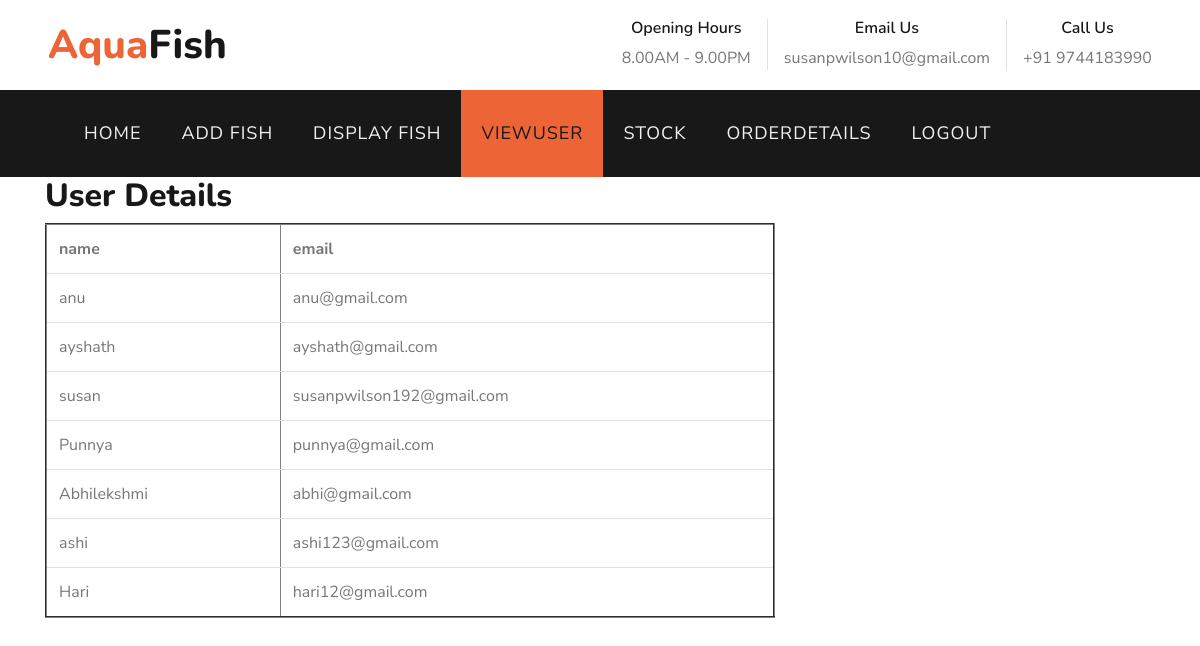
Page /viewuser on the committed database.
### myapps/models.py (models this page shows)
class register(models.Model):
    username=models.CharField(max_length=20)
    phone=models.IntegerField()
    email=models.EmailField()
    password=models.CharField(max_length=10)

### myapps/views.py (the view)
# urls.py: path('viewuser',views.viewuser),
def viewuser(a):
    cn=register.objects.all()
    return render(a,'viewuser.html',{'data':cn})

### template/viewuser.html (shortened to what this page needs)
<!DOCTYPE html>
<html lang="en">
<head>
    {% load static %}
    <link href="https://cdnjs.cloudflare.com/ajax/libs/font-awesome/5.10.0/css/all.min.css" rel="stylesheet">
    <link href="{% static 'lib/flaticon/font/flaticon.css' %}" rel="stylesheet">
    <link href="{% static 'lib/owlcarousel/assets/owl.carousel.min.css' %}" rel="stylesheet">
    <link href="{% static 'lib/tempusdominus/css/tempusdominus-bootstrap-4.min.css' %}" rel="stylesheet" />
    <link href="{% static 'css/halo.css' %}" rel="stylesheet">
</head>
<body>
        <div class="row py-3 px-lg-5">
            <div class="col-lg-4">
                <a href="" class="navbar-brand d-none d-lg-block">
                    <h1 class="m-0 display-5 text-capitalize"><span class="text-primary">Aqua</span>Fish</h1>
                </a>
            </div>
            <div class="col-lg-8 text-center text-lg-right">
                <div class="d-inline-flex align-items-center">
                    <div class="d-inline-flex flex-column text-center pr-3 border-right">
                        <h6>Opening Hours</h6>
                        <p class="m-0">8.00AM - 9.00PM</p>
                    </div>
                    <div class="d-inline-flex flex-column text-center px-3 border-right">
                        <h6>Email Us</h6>
                        <p class="m-0">susanpwilson10@gmail.com</p>
                    </div>
                    <div class="d-inline-flex flex-column text-center pl-3">
                        <h6>Call Us</h6>
                        <p class="m-0">+91 9744183990</p>
                    </div>
                </div>
            </div>
        </div>
    <div class="container-fluid p-0">
        <nav class="navbar navbar-expand-lg bg-dark navbar-dark py-3 py-lg-0 px-lg-5">
            <div class="collapse navbar-collapse justify-content-between px-3" id="navbarCollapse">
                <div class="navbar-nav mr-auto py-0">
                    <a href="adminhome" class="nav-item nav-link ">HOME</a>
                    <a href="addproduct" class="nav-item nav-link">ADD FISH</a>
                    <a href="display" class="nav-item nav-link">DISPLAY FISH</a>
                    <a href="viewuser" class="nav-item nav-link active">VIEWUSER</a>
                    <a href="lowstock" class="nav-item nav-link">STOCK</a>
                      <a href="admin_order_details" class="nav-item nav-link">ORDERDETAILS</a>
                    <a href="logout" class="nav-item nav-link">LOGOUT</a>
                </div>
            </div>
        </nav>
    </div>
        <div class="container">
            <div class="row">
                <div class="col-lg-8 col-sm-12">
                    <div class="contact-form-right">
                        <h2>User Details</h2>
                                <table border="2" class="table">
                          <tr>
                            <th>name</th>
                              <th>email</th>
                             </tr>
                            {% for i in data %}
                            <tr>
                            <td>{{i.username}}</td>
                            <td>{{i.email}}</td>
                            </tr>
                           {% endfor %}
                           </table>
                    </div></div></div></div>
</body>
</html>

### rows in the picture
register: username "anu", email "anu@gmail.com"
register: username "ayshath", email "ayshath@gmail.com"
register: username "susan", email "susanpwilson192@gmail.com"
register: username "Punnya", email "punnya@gmail.com"
register: username "Abhilekshmi", email "abhi@gmail.com"
register: username "ashi", email "ashi123@gmail.com"
register: username "Hari", email "hari12@gmail.com"
